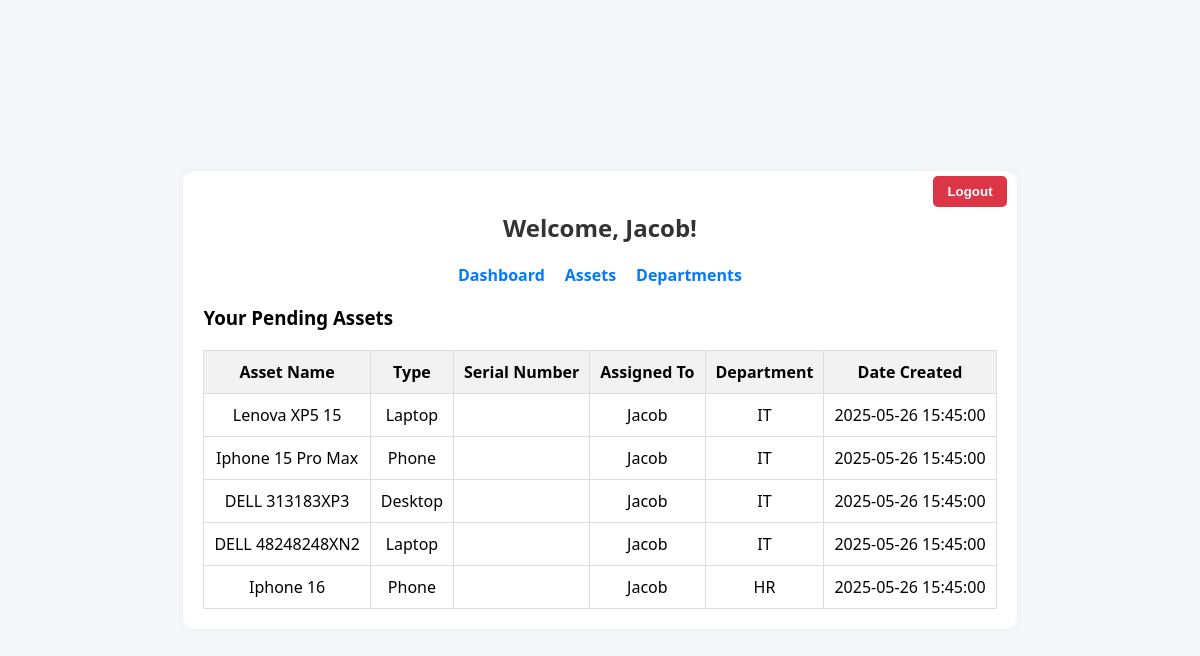
/dashboard (signed in), run on the app's committed database.
### tables this page shows
CREATE TABLE User (
        id INTEGER PRIMARY KEY AUTOINCREMENT,
        username TEXT UNIQUE NOT NULL,
        password_hash TEXT NOT NULL,
        role TEXT NOT NULL CHECK(role IN ('Admin', 'User'))
    );

CREATE TABLE Asset (
        id INTEGER PRIMARY KEY AUTOINCREMENT,
        name TEXT NOT NULL,
        description TEXT,
        type TEXT,
        serial_number TEXT UNIQUE,
        date_created TEXT,
        in_use INTEGER NOT NULL DEFAULT 1,
        approved INTEGER NOT NULL DEFAULT 0,
        owner_id INTEGER,
        department_id INTEGER,
        FOREIGN KEY(owner_id) REFERENCES User(id),
        FOREIGN KEY(department_id) REFERENCES Department(id)
    );

CREATE TABLE Department (
        id INTEGER PRIMARY KEY AUTOINCREMENT,
        name TEXT NOT NULL
    );

### app.py (the view)
@app.route('/dashboard')
@login_required
def dashboard():
    user = current_user()
    connection = get_db()
    cursor = connection.cursor()
    if(user['role'] == 'Admin'):
        cursor.execute('''
            SELECT a.*, u.username AS owner_username, d.name AS department_name
            FROM Asset a
            LEFT JOIN User u ON a.owner_id = u.id
            LEFT JOIN Department d ON a.department_id = d.id
        ''')
    else:
        cursor.execute('''
            SELECT a.*, u.username AS owner_username, d.name AS department_name
            FROM Asset a
            LEFT JOIN User u ON a.owner_id = u.id
            LEFT JOIN Department d ON a.department_id = d.id
            WHERE a.owner_id = ? AND (a.approved = 0 OR a.approved = 1)
        ''', (user['id'],))
    assets = [dict(row) for row in cursor.fetchall()]
    return render_template('dashboard.html', user=user, assets=assets)

### app.py (called while the page is built)
def get_db():
    if 'db' not in g:
        g.db = sql.connect(app.config['DATABASE'])
        g.db.row_factory = sql.Row
    return g.db

def query_db(query, args=(), one=False):
    cursor = get_db().execute(query, args)
    rv = cursor.fetchall()
    cursor.close()
    return (rv[0] if rv else None) if one else rv

def current_user():
    if 'user_id' in session:
        return query_db('SELECT * FROM User WHERE id = ?', [session['user_id']], one=True)
    return None

def login_required(f):
    @wraps(f)
    def decorated_function(*args, **kwargs):
        if 'user_id' not in session:
            flash('Please log in to access this page.', 'warning')
            return redirect(url_for('login'))
        return f(*args, **kwargs)
    return decorated_function

### templates/dashboard.html (shortened to what this page needs)
<!DOCTYPE html>
<html lang="en">
  <head>
    <link
      rel="stylesheet"
      href="{{ url_for('static', filename='css/dashboard.css') }}"
    />
  </head>
  <body>
    <div class="dashboard-container">
      <form method="post" action="{{ url_for('logout') }}" class="logout-form">
        <button type="submit">Logout</button>
      </form>
      <h2 class="text-center">Welcome, {{ user['username'] }}!</h2>
      <nav class="nav-links">
        <a href="{{ url_for('dashboard') }}">Dashboard</a>
        <a href="{{ url_for('assets') }}">Assets</a>
        <a href="{{ url_for('departments') }}">Departments</a>
      </nav>
      <h3>
        {{ 'All Pending Assets' if user['role'] == 'Admin' else 'Your Pending
        Assets' }}
      </h3>
      <table class="assets-table">
        <thead>
          <tr>
            <th>Asset Name</th>
            <th>Type</th>
            <th>Serial Number</th>
            <th>Assigned To</th>
            <th>Department</th>
            <th>Date Created</th>
          </tr>
        </thead>
        <tbody>
          {% for asset in assets %}
          <tr>
            <td>{{ asset['name'] }}</td>
            <td>{{ asset['type'] }}</td>
            <td>{{ asset['serial'] }}</td>
            <td>{{ asset['owner_username'] }}</td>
            <td>{{ asset['department_name'] or '—' }}</td>
            <td>{{ asset['date_created'] }}</td>
          </tr>
          {% endfor %}
        </tbody>
      </table>
    </div>
  </body>
</html>

### static/css/dashboard.css (style rules this page uses)
body { font-family: "Segoe UI", Tahoma, Geneva, Verdana, sans-serif; background: #f5f7fa; display: flex; align-items: center; justify-content: center; height: 100vh; margin: 0; }
h2 { text-align: center; color: #333; }
form { display: flex; flex-direction: column; }
.dashboard-container { position: relative; max-width: 1000px; margin: 40px auto; padding: 20px; background: #fff; border-radius: 12px; box-shadow: 0 0 10px rgba(0, 0, 0, 0.05); }
.nav-links { display: flex; justify-content: center; gap: 20px; margin-bottom: 15px; }
.nav-links a { text-decoration: none; color: #007bff; font-weight: bold; }
.logout-form { display: inline; }
.logout-form button { background-color: #dc3545; color: white; border: none; padding: 8px 14px; border-radius: 5px; cursor: pointer; font-weight: bold; position: absolute; right: 10px; top: 5px; }
.assets-table { width: 100%; border-collapse: collapse; margin-top: 20px; }
.assets-table th, .assets-table td { padding: 10px; border: 1px solid #ddd; text-align: center; }
.assets-table th { background-color: #f2f2f2; }

### data on the page
User: username "Jacob", role "Your Pending Assets"
Asset: name "Lenova XP5 15", type "Laptop", owner_username "Jacob", name "IT", date_created "2025-05-26 15:45:00"
Asset: name "Iphone 15 Pro Max", type "Phone", owner_username "Jacob", name "IT", date_created "2025-05-26 15:45:00"
Asset: name "DELL 313183XP3", type "Desktop", owner_username "Jacob", name "IT", date_created "2025-05-26 15:45:00"
Asset: name "DELL 48248248XN2", type "Laptop", owner_username "Jacob", name "IT", date_created "2025-05-26 15:45:00"
Asset: name "Iphone 16", type "Phone", owner_username "Jacob", name "HR", date_created "2025-05-26 15:45:00"
